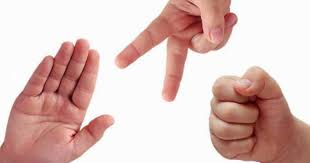
#> input picture unnamed copy.jpg, 310 x 163 px, given in place of the camera
$ python manipulatorv2.py
#> lines starting #> are read from the running program, lines starting #| are printed output that depends on the picture
import cv2
import numpy as np

# Инициализация камеры
cap = cv2.VideoCapture(0)

while True:
    # Захват изображения с камеры
    ret, frame = cap.read()
#> frame is the input picture: shape (163, 310, 3); mean B, G, R 189, 193.7, 221.5

    # Преобразование изображения в оттенки серого
    gray = cv2.cvtColor(frame, cv2.COLOR_BGR2GRAY)
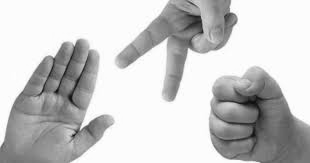
#> gray: shape (163, 310); min 15, max 255, mean 201.5

    # Поиск краев на изображении с помощью оператора Canny
    edges = cv2.Canny(gray, 50, 150, apertureSize=3)
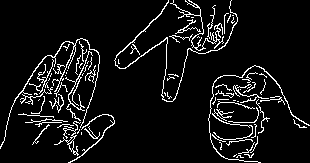
#> edges: shape (163, 310); 7.6% white in thin lines or dots

    # Поиск прямых линий с помощью преобразования Хафа
    lines = cv2.HoughLines(edges, 1, np.pi/180, 200)
#> lines = None

    # Рисование найденных линий на исходном изображении
    if lines is not None:
        for rho, theta in lines[:, 0]:
            a = np.cos(theta)
            b = np.sin(theta)
            x0 = a * rho
            y0 = b * rho
            x1 = int(x0 + 1000 * (-b))
            y1 = int(y0 + 1000 * (a))
            x2 = int(x0 - 1000 * (-b))
            y2 = int(y0 - 1000 * (a))
            cv2.line(frame, (x1, y1), (x2, y2), (0, 0, 255), 2)

    # Отображение результатов
    cv2.imshow('Detected lines', frame)

    # Для выхода нажмите 'q'
    if cv2.waitKey(1) & 0xFF == ord('q'):
#> (key q is pressed here)
        break

# Освобождение ресурсов
cap.release()
cv2.destroyAllWindows()
